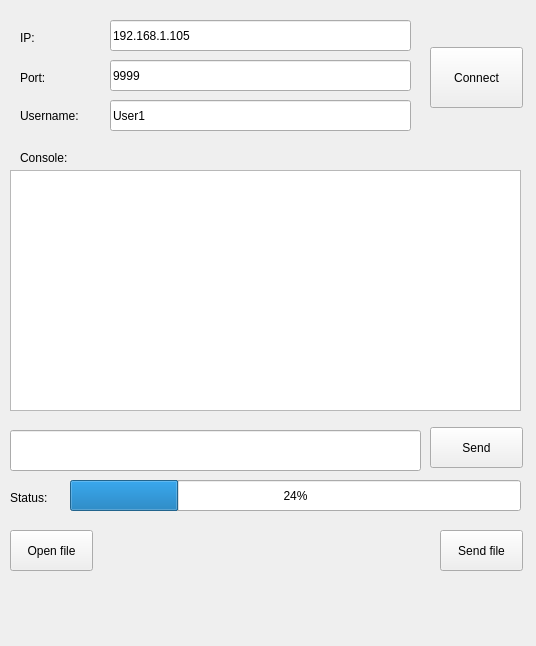
<?xml version="1.0" encoding="UTF-8"?>
<ui version="4.0">
 <class>MainWindow</class>
 <widget class="QMainWindow" name="MainWindow">
  <property name="geometry">
   <rect>
    <x>0</x>
    <y>0</y>
    <width>536</width>
    <height>646</height>
   </rect>
  </property>
  <property name="windowTitle">
   <string>Client</string>
  </property>
  <widget class="QWidget" name="centralWidget">
   <widget class="QPushButton" name="sendMsgButton">
    <property name="geometry">
     <rect>
      <x>430</x>
      <y>427</y>
      <width>93</width>
      <height>41</height>
     </rect>
    </property>
    <property name="text">
     <string>Send</string>
    </property>
   </widget>
   <widget class="QLineEdit" name="ipLineEdit">
    <property name="geometry">
     <rect>
      <x>110</x>
      <y>20</y>
      <width>301</width>
      <height>31</height>
     </rect>
    </property>
    <property name="text">
     <string>192.168.1.105</string>
    </property>
   </widget>
   <widget class="QLabel" name="label">
    <property name="geometry">
     <rect>
      <x>20</x>
      <y>30</y>
      <width>81</width>
      <height>16</height>
     </rect>
    </property>
    <property name="text">
     <string>IP:</string>
    </property>
   </widget>
   <widget class="QLabel" name="label_2">
    <property name="geometry">
     <rect>
      <x>20</x>
      <y>70</y>
      <width>81</width>
      <height>16</height>
     </rect>
    </property>
    <property name="text">
     <string>Port:</string>
    </property>
   </widget>
   <widget class="QLineEdit" name="portLineEdit">
    <property name="geometry">
     <rect>
      <x>110</x>
      <y>60</y>
      <width>301</width>
      <height>31</height>
     </rect>
    </property>
    <property name="text">
     <string>9999</string>
    </property>
   </widget>
   <widget class="QPushButton" name="loginButton">
    <property name="geometry">
     <rect>
      <x>430</x>
      <y>47</y>
      <width>93</width>
      <height>61</height>
     </rect>
    </property>
    <property name="text">
     <string>Connect</string>
    </property>
   </widget>
   <widget class="QTextEdit" name="mainTextArea">
    <property name="geometry">
     <rect>
      <x>10</x>
      <y>170</y>
      <width>511</width>
      <height>241</height>
     </rect>
    </property>
    <property name="readOnly">
     <bool>true</bool>
    </property>
   </widget>
   <widget class="QLabel" name="label_3">
    <property name="geometry">
     <rect>
      <x>20</x>
      <y>150</y>
      <width>72</width>
      <height>15</height>
     </rect>
    </property>
    <property name="text">
     <string>Console:</string>
    </property>
   </widget>
   <widget class="QProgressBar" name="progressBar">
    <property name="geometry">
     <rect>
      <x>70</x>
      <y>480</y>
      <width>451</width>
      <height>31</height>
     </rect>
    </property>
    <property name="value">
     <number>24</number>
    </property>
   </widget>
   <widget class="QLabel" name="label_5">
    <property name="geometry">
     <rect>
      <x>10</x>
      <y>490</y>
      <width>51</width>
      <height>16</height>
     </rect>
    </property>
    <property name="text">
     <string>Status:</string>
    </property>
   </widget>
   <widget class="QLineEdit" name="msgEdit">
    <property name="geometry">
     <rect>
      <x>10</x>
      <y>430</y>
      <width>411</width>
      <height>41</height>
     </rect>
    </property>
   </widget>
   <widget class="QLineEdit" name="userLineEdit">
    <property name="geometry">
     <rect>
      <x>110</x>
      <y>100</y>
      <width>301</width>
      <height>31</height>
     </rect>
    </property>
    <property name="text">
     <string>User1</string>
    </property>
   </widget>
   <widget class="QPushButton" name="openFileButton">
    <property name="geometry">
     <rect>
      <x>10</x>
      <y>530</y>
      <width>83</width>
      <height>41</height>
     </rect>
    </property>
    <property name="text">
     <string>Open file</string>
    </property>
   </widget>
   <widget class="QPushButton" name="sendFileButton">
    <property name="geometry">
     <rect>
      <x>440</x>
      <y>530</y>
      <width>83</width>
      <height>41</height>
     </rect>
    </property>
    <property name="text">
     <string>Send file</string>
    </property>
   </widget>
   <widget class="QLabel" name="label_4">
    <property name="geometry">
     <rect>
      <x>20</x>
      <y>100</y>
      <width>81</width>
      <height>31</height>
     </rect>
    </property>
    <property name="text">
     <string>Username:</string>
    </property>
   </widget>
   <widget class="QLabel" name="filePathLabel">
    <property name="geometry">
     <rect>
      <x>120</x>
      <y>536</y>
      <width>301</width>
      <height>31</height>
     </rect>
    </property>
    <property name="text">
     <string/>
    </property>
   </widget>
  </widget>
 </widget>
 <layoutdefault spacing="6" margin="11"/>
 <resources/>
 <connections/>
</ui>
